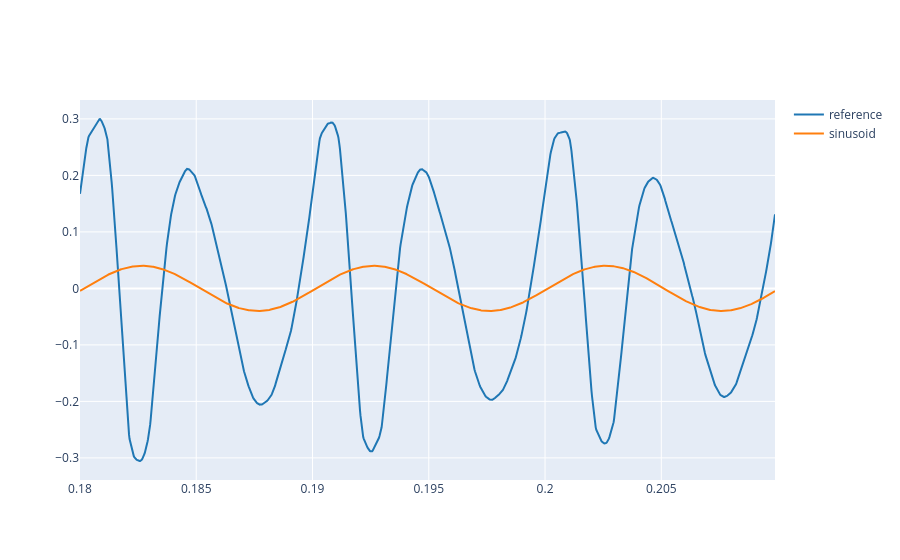

The cell this chart's notebook holds for it:
### Markdown cell above
3.1. Create a sinusoid of the same duration than the reference signal and same frequency than the fundamental frequency. Plot it along with the audio signal of the reference recording. Plot the same time segment that 2.3. Note that the sampling rate should be the same for both signals. Try to find the values of Amplitude and initial Phase that make the two signal segments plotted to match as close as possible (do not attempt to imitate the whole signal). Matching the phase is a bit tricky.

### Code cell
f0 = 100.3
A = 0.04
phi = -2.02

t = np.arange(len(ref)) / fs
synth = A * np.cos(2 * np.pi * f0 * t + phi)

period = 1 / f0
t_start = 0.18
t_end = t_start + 3 * period

plot_signals(
    [ref, synth],
    fs,
    t_start=t_start,
    t_end=t_end,
    name=['reference', 'sinusoid'],
)
Audio(synth, rate=fs)

### Figure 1 — Plotly figure (JSON) as saved in the notebook; plotly's stock layout.template omitted (floating-point values rounded to 4 significant figures; data arrays with more than 128 entries replaced by an {"elided": "..."} marker saying what was removed)
{"data": [{"line": {"color": "#1f77b4", "shape": "linear"}, "mode": "lines", "name": "reference", "type": "scatter", "x": {"elided": "1319 float values"}, "y": {"elided": "1319 float values"}}, {"line": {"color": "#ff7f0e", "shape": "linear"}, "mode": "lines", "name": "sinusoid", "type": "scatter", "x": {"elided": "1319 float values"}, "y": {"elided": "1319 float values"}}], "layout": {}}
